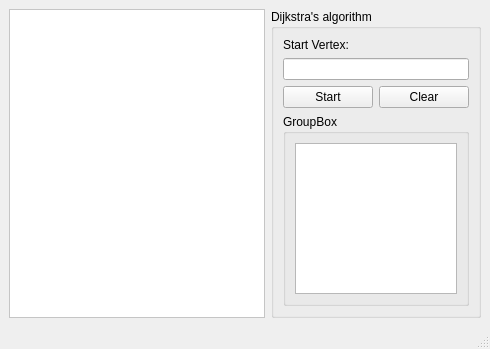
<?xml version="1.0" encoding="UTF-8"?>
<ui version="4.0">
 <class>MainWindow</class>
 <widget class="QMainWindow" name="MainWindow">
  <property name="geometry">
   <rect>
    <x>0</x>
    <y>0</y>
    <width>490</width>
    <height>349</height>
   </rect>
  </property>
  <property name="windowTitle">
   <string>MainWindow</string>
  </property>
  <widget class="QWidget" name="centralwidget">
   <property name="minimumSize">
    <size>
     <width>490</width>
     <height>253</height>
    </size>
   </property>
   <layout class="QVBoxLayout" name="verticalLayout">
    <item>
     <layout class="QHBoxLayout" name="horizontalLayout">
      <item>
       <widget class="QGraphicsView" name="graphicsView">
        <property name="styleSheet">
         <string notr="true">background-color: white;
padding: 10px;</string>
        </property>
       </widget>
      </item>
      <item>
       <widget class="QGroupBox" name="groupBox">
        <property name="sizePolicy">
         <sizepolicy hsizetype="Expanding" vsizetype="Expanding">
          <horstretch>52</horstretch>
          <verstretch>0</verstretch>
         </sizepolicy>
        </property>
        <property name="maximumSize">
         <size>
          <width>300</width>
          <height>16777215</height>
         </size>
        </property>
        <property name="sizeIncrement">
         <size>
          <width>400</width>
          <height>0</height>
         </size>
        </property>
        <property name="title">
         <string>Dijkstra's algorithm</string>
        </property>
        <layout class="QVBoxLayout" name="verticalLayout_3">
         <item>
          <layout class="QVBoxLayout" name="verticalLayout_2">
           <item>
            <widget class="QLabel" name="label">
             <property name="text">
              <string>Start Vertex:</string>
             </property>
            </widget>
           </item>
           <item>
            <widget class="QLineEdit" name="lineEdit"/>
           </item>
           <item>
            <layout class="QHBoxLayout" name="horizontalLayout_2">
             <item>
              <widget class="QPushButton" name="pushButton">
               <property name="text">
                <string>Start</string>
               </property>
              </widget>
             </item>
             <item>
              <widget class="QPushButton" name="pushButton_2">
               <property name="text">
                <string>Clear</string>
               </property>
              </widget>
             </item>
            </layout>
           </item>
           <item>
            <widget class="QGroupBox" name="groupBox_2">
             <property name="title">
              <string>GroupBox</string>
             </property>
             <layout class="QVBoxLayout" name="verticalLayout_5">
              <item>
               <layout class="QVBoxLayout" name="verticalLayout_4">
                <item>
                 <widget class="QGraphicsView" name="graphicsView_2"/>
                </item>
               </layout>
              </item>
             </layout>
            </widget>
           </item>
          </layout>
         </item>
        </layout>
       </widget>
      </item>
     </layout>
    </item>
   </layout>
  </widget>
  <widget class="QStatusBar" name="statusbar"/>
 </widget>
 <resources/>
 <connections/>
</ui>
